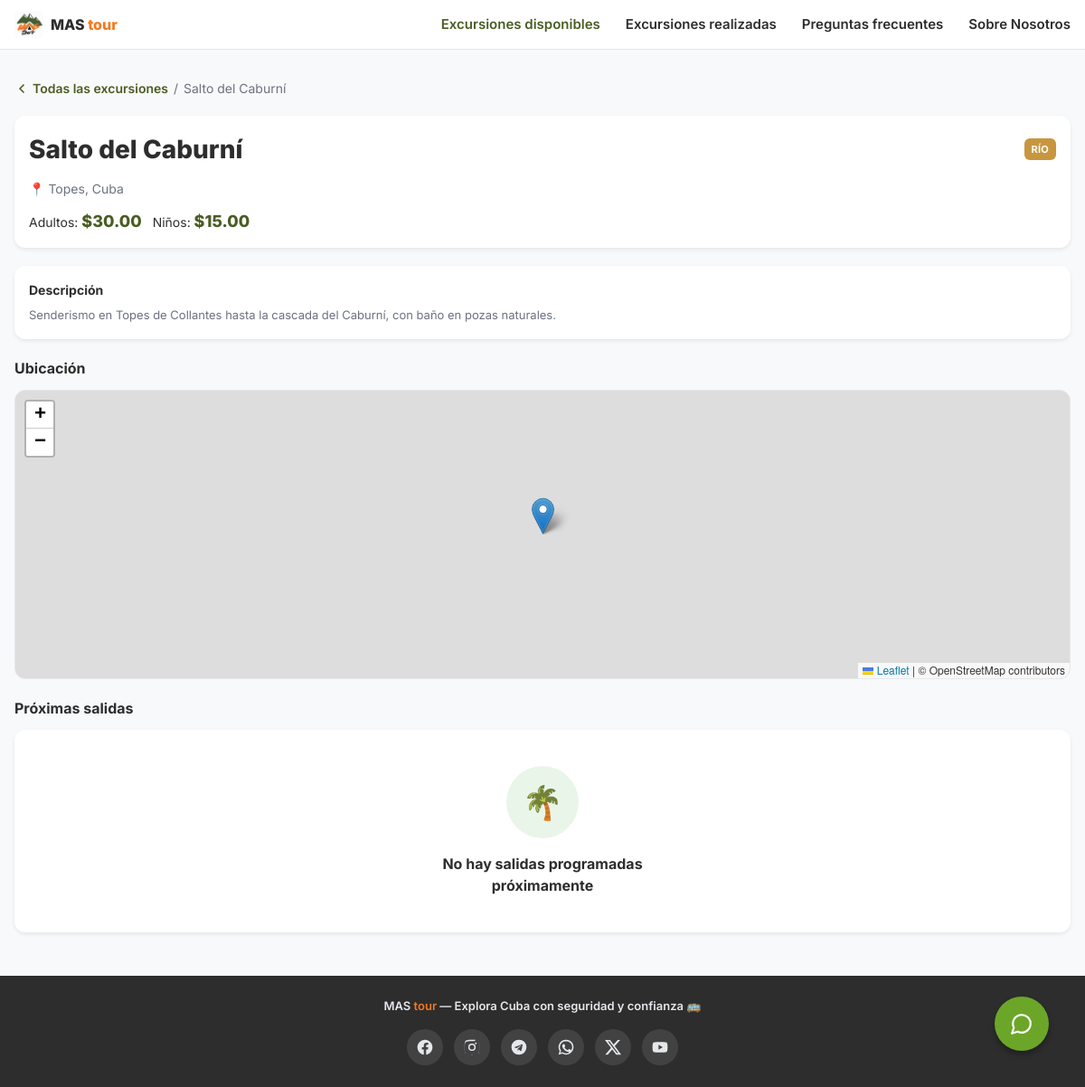
Screenshot of /excursiones/2/ with the database file from the repository.
### tours/models.py (models this page shows, shortened)
class Excursion(models.Model):
    name: models.CharField = models.CharField('nombre', max_length=200)
    description: models.TextField = models.TextField('descripción', blank=True)
    adult_price: models.DecimalField = models.DecimalField(
        'precio adultos', max_digits=10, decimal_places=2, validators=[MinValueValidator(Decimal('0'))]
    )
    child_price: models.DecimalField = models.DecimalField(
        'precio niños (hasta 12 años)',
        max_digits=10,
        decimal_places=2,
        validators=[MinValueValidator(Decimal('0'))],
    )
    destination: models.ForeignKey = models.ForeignKey(
        Location, on_delete=models.PROTECT, related_name='excursions', verbose_name='lugar de destino'
    )
    category: models.ForeignKey = models.ForeignKey(
        Category, on_delete=models.PROTECT, related_name='excursions', verbose_name='categoría'
    )
    latitude: models.DecimalField = models.DecimalField(
        'latitud', max_digits=9, decimal_places=6, null=True, blank=True
    )
    longitude: models.DecimalField = models.DecimalField(
        'longitud', max_digits=9, decimal_places=6, null=True, blank=True
    )
    is_active: models.BooleanField = models.BooleanField('activa', default=True)
    class Meta:
        verbose_name = 'excursión'
        verbose_name_plural = 'excursiones'
        ordering = ['name']
    @property
    def has_map(self) -> bool:
        return self.latitude is not None and self.longitude is not None

class Category(models.Model):
    name: models.CharField = models.CharField('nombre', max_length=100, unique=True)
    class Meta:
        verbose_name = 'categoría'
        verbose_name_plural = 'categorías'
        ordering = ['name']

class Location(models.Model):
    name: models.CharField = models.CharField('nombre', max_length=100, unique=True)
    class Meta:
        verbose_name = 'localidad'
        verbose_name_plural = 'localidades'
        ordering = ['name']

class SocialLink(models.Model):
    class Platform(models.TextChoices):
        INSTAGRAM = 'instagram', 'Instagram'
        FACEBOOK = 'facebook', 'Facebook'
        WHATSAPP = 'whatsapp', 'WhatsApp'
        YOUTUBE = 'youtube', 'YouTube'
        X = 'x', 'X'
        TELEGRAM = 'telegram', 'Telegram'
    platform: models.CharField = models.CharField(
        'plataforma', max_length=20, choices=Platform.choices, unique=True
    )
    url: models.URLField = models.URLField(
        'enlace', help_text='URL del perfil, ej. https://instagram.com/mastour'
    )
    is_active: models.BooleanField = models.BooleanField('activo', default=True)
    class Meta:
        verbose_name = 'red social'
        verbose_name_plural = 'redes sociales'
        ordering = ['platform']

### tours/views.py (the view)
# urls.py: path('excursiones/<int:pk>/', views.excursion_detail, name='excursion_detail'),
def excursion_detail(request: HttpRequest, pk: int) -> HttpResponse:
    excursion = get_object_or_404(
        Excursion.objects.select_related('destination', 'category').prefetch_related(
            'photos', 'videos', 'optional_activities'
        ),
        pk=pk,
        is_active=True,
    )
    slots = (
        _upcoming_slots()
        .filter(excursion=excursion)
        .select_related('guide', 'pickup_point')
        .prefetch_related('gastronomic_offers')
    )
    destination_photos = [
        photo for photo in excursion.photos.all() if photo.photo_type == photo.PhotoType.DESTINATION
    ]
    transport_photos = [
        photo for photo in excursion.photos.all() if photo.photo_type == photo.PhotoType.TRANSPORT
    ]
    context = {
        'excursion': excursion,
        'slots': slots,
        'destination_photos': destination_photos,
        'transport_photos': transport_photos,
    }
    return render(request, 'tours/excursion_detail.html', context)

### tours/context_processors.py (called while the page is built)
def social_links(request: HttpRequest) -> dict:
    return {'social_links': SocialLink.objects.filter(is_active=True)}

### tours/models.py (called while the page is built)
    @property
    def return_datetime(self) -> datetime.datetime:
        naive = datetime.datetime.combine(self.date, self.return_time)
        return naive.replace(tzinfo=HAVANA_TZ)

    @property
    def is_past(self) -> bool:
        return timezone.now() >= self.return_datetime

### tours/services.py (called while the page is built)
def refresh_slot_statuses() -> int:
    pending_slots = Slot.objects.filter(status=Slot.Status.PENDING)
    completed_ids = [slot.pk for slot in pending_slots if slot.is_past]
    if not completed_ids:
        return 0
    return Slot.objects.filter(pk__in=completed_ids).update(status=Slot.Status.COMPLETED)

### tours/views.py (called while the page is built)
def _upcoming_slots() -> QuerySet[Slot]:
    refresh_slot_statuses()
    today = datetime.date.today()
    return (
        Slot.objects.filter(date__gte=today, status=Slot.Status.PENDING, excursion__is_active=True)
        .select_related('excursion', 'excursion__destination', 'excursion__category', 'guide')
        .order_by('date', 'departure_time')
    )

### templates/tours/excursion_detail.html (shortened to what this page needs)
{% extends 'base.html' %}
{% load l10n %}
{% block extra_head %}
{% if excursion.has_map %}
<link rel="stylesheet" href="https://unpkg.com/leaflet@1.9.4/dist/leaflet.css">
{% endif %}
{% endblock %}
{% block content %}
<nav class="breadcrumb">
    <a href="{% url 'tours:excursion_list' %}" class="breadcrumb__link">
        <svg width="16" height="16" viewBox="0 0 24 24" fill="none" stroke="currentColor" stroke-width="2.5" stroke-linecap="round" stroke-linejoin="round"><polyline points="15 18 9 12 15 6"/></svg>
        Todas las excursiones
    </a>
    <span class="breadcrumb__sep">/</span>
    <span class="breadcrumb__current">{{ excursion.name }}</span>
</nav>
<article class="detail">
    <header class="panel detail-header">
        <div class="detail-header__row">
            <h1 class="detail-header__title">{{ excursion.name }}</h1>
            <span class="badge-category badge-category--static">{{ excursion.category.name }}</span>
        </div>
        <p class="detail-header__location">📍 {{ excursion.destination.name }}, Cuba</p>
        <p class="detail-header__prices">
            <span>Adultos: <strong class="price-value price-value--lg">${{ excursion.adult_price|floatformat:'2u' }}</strong></span>
            <span>Niños: <strong class="price-value price-value--lg">${{ excursion.child_price|floatformat:'2u' }}</strong></span>
        </p>
    </header>
    {% if excursion.description %}
        <section class="panel detail-description">
            <h2 class="detail-description__title">Descripción</h2>
            <p class="detail-description__text">{{ excursion.description|linebreaksbr }}</p>
        </section>
    {% endif %}
    {% if excursion.has_map %}
        <section class="detail-section">
            <h2 class="section-title">Ubicación</h2>
            <div id="map" class="map"></div>
        </section>
    {% endif %}
    <section class="detail-section">
        <h2 class="section-title">Próximas salidas</h2>
        {% if slots %}
            <div class="slot-list">
                {% for slot in slots %}
                    <div class="slot-card {% if slot.is_sold_out %}slot-card--full{% endif %}">
                        <div class="slot-card__head">
                            <p class="slot-card__date">📅 {{ slot.date|date:'l d \d\e F' }}</p>
                            {% if slot.is_sold_out %}
                                <span class="chip chip--full">Agotada</span>
                            {% else %}
                                <span class="chip chip--available">{{ slot.seats_available }} plazas</span>
                            {% endif %}
                        </div>
                        <div class="slot-card__details">
                            <p>🕐 Salida {{ slot.departure_time|time:'H:i' }} · Retorno {{ slot.return_time|time:'H:i' }}</p>
                            <p>🧑‍💼 Guía: {{ slot.guide.name }}</p>
                            {% if slot.pickup_point %}
                                <p>🚏 Recogida: {{ slot.pickup_point.name }}</p>
                            {% else %}
                                <p class="slot-card__pending">🚏 Punto de recogida: por definir (se anuncia al completarse las plazas)</p>
                            {% endif %}
                            <p>💳 Pago: {{ slot.payment_address }}</p>
                        </div>
                        {% if slot.gastronomic_offers.all %}
                            <div class="slot-card__food">
                                <p class="slot-card__food-title">🍽️ Ofertas gastronómicas</p>
                                {% for offer in slot.gastronomic_offers.all %}
                                    <p class="slot-card__food-item">· {{ offer.name }} ${{ offer.price|floatformat:'2u' }}</p>
                                {% endfor %}
                            </div>
                        {% endif %}
                        {% if not slot.is_sold_out %}
                            <a href="{% url 'tours:reserve_slot' slot.pk %}" class="btn btn--primary btn--block">Reservar</a>
                        {% endif %}
                    </div>
                {% endfor %}
            </div>
        {% else %}
            <div class="empty-state">
                <div class="empty-state__icon">🌴</div>
                <p class="empty-state__title">No hay salidas programadas próximamente</p>
            </div>
        {% endif %}
    </section>
</article>
{% endblock %}

### templates/base.html (shortened to what this page needs)
{% load static %}
<!DOCTYPE html>
<html lang="es">
<head>
    <link rel="stylesheet" href="{% static 'css/styles.css' %}">
    {% block extra_head %}{% endblock %}
</head>
<body>
    <header class="site-header">
        <div class="container header-inner">
            <a href="{% url 'tours:excursion_list' %}" class="brand">
                <img src="{% static 'img/logo.png' %}" alt="MAS tour" class="brand__logo">
                <span class="brand__name">MAS <span class="brand__accent">tour</span></span>
            </a>
            {% with current_page=request.resolver_match.url_name %}
            <nav class="main-nav" id="main-nav">
                <a href="{% url 'tours:excursion_list' %}"
                   class="main-nav__link {% if current_page != 'about' and current_page != 'past_excursions' and current_page != 'faq' %}main-nav__link--active{% endif %}">Excursiones disponibles</a>
                <a href="{% url 'tours:past_excursions' %}"
                   class="main-nav__link {% if current_page == 'past_excursions' %}main-nav__link--active{% endif %}">Excursiones realizadas</a>
                <a href="{% url 'tours:faq' %}"
                   class="main-nav__link {% if current_page == 'faq' %}main-nav__link--active{% endif %}">Preguntas frecuentes</a>
                <a href="{% url 'tours:about' %}"
                   class="main-nav__link {% if current_page == 'about' %}main-nav__link--active{% endif %}">Sobre Nosotros</a>
            </nav>
            {% endwith %}
        </div>
    </header>
    <main class="container">
        {% block content %}{% endblock %}
    </main>
    <footer class="site-footer">
        <div class="container footer-inner">
            <p class="footer-brand">MAS <span class="brand__accent">tour</span> — Explora Cuba con seguridad y confianza 🚌</p>
            {% if social_links %}
                <div class="social-links">
                    {% for link in social_links %}
                        <a href="{{ link.url }}" target="_blank" rel="noopener" class="social-links__item"
                           aria-label="{{ link.get_platform_display }}" title="{{ link.get_platform_display }}">
                            {% if link.platform == 'instagram' %}
                                <svg width="20" height="20" viewBox="0 0 24 24" fill="currentColor"><path d="M12 2.2c3.2 0 3.6 0 4.8.07 1.2.05 1.8.24 2.2.4.56.22.96.48 1.38.9.42.42.68.82.9 1.38.16.4.35 1 .4 2.2.07 1.2.07 1.6.07 4.85s0 3.6-.07 4.85c-.05 1.2-.24 1.8-.4 2.2a3.7 3.7 0 0 1-.9 1.38 3.7 3.7 0 0 1-1.38.9c-.4.16-1 .35-2.2.4-1.2.07-1.6.07-4.8.07s-3.6 0-4.8-.07c-1.2-.05-1.8-.24-2.2-.4a3.7 3.7 0 0 1-1.38-.9 3.7 3.7 0 0 1-.9-1.38c-.16-.4-.35-1-.4-2.2C2.2 15.6 2.2 15.2 2.2 12s0-3.6.07-4.85c.05-1.2.24-1.8.4-2.2.22-.56.48-.96.9-1.38.42-.42.82-.68 1.38-.9.4-.16 1-.35 2.2-.4C8.4 2.2 8.8 2.2 12 2.2m0 1.8c-3.15 0-3.52 0-4.76.07-1.15.05-1.77.24-2.18.4-.55.22-.94.47-1.35.88-.4.41-.66.8-.87 1.35-.17.41-.36 1.03-.41 2.18C2.36 8.48 2.35 8.85 2.35 12s0 3.52.08 4.76c.05 1.15.24 1.77.4 2.18.22.55.47.94.88 1.35.41.4.8.66 1.35.87.41.17 1.03.36 2.18.41 1.24.07 1.61.08 4.76.08s3.52 0 4.76-.08c1.15-.05 1.77-.24 2.18-.4.55-.22.94-.47 1.35-.88.4-.41.66-.8.87-1.35.17-.41.36-1.03.41-2.18.07-1.24.08-1.61.08-4.76s0-3.52-.08-4.76c-.05-1.15-.24-1.77-.4-2.18a2.9 2.9 0 0 0-.88-1.35 2.9 2.9 0 0 0-1.35-.87c-.41-.17-1.03-.36-2.18-.41C15.52 4 15.15 4 12 4m0 3.06a4.94 4.94 0 1 1 0 9.88 4.94 4.94 0 0 1 0-9.88m0 1.8a3.14 3.14 0 1 0 0 6.28 3.14 3.14 0 0 0 0-6.28m6.28-2.03a1.15 1.15 0 1 1-2.3 0 1.15 1.15 0 0 1 2.3 0"/></svg>
                            {% elif link.platform == 'facebook' %}
                                <svg width="20" height="20" viewBox="0 0 24 24" fill="currentColor"><path d="M22 12.06C22 6.5 17.52 2 12 2S2 6.5 2 12.06c0 5.02 3.66 9.18 8.44 9.94v-7.03H7.9v-2.9h2.54V9.85c0-2.52 1.5-3.9 3.77-3.9 1.1 0 2.24.2 2.24.2v2.46H15.2c-1.24 0-1.63.78-1.63 1.57v1.88h2.78l-.45 2.9h-2.33V22c4.78-.76 8.44-4.92 8.44-9.94"/></svg>
                            {% elif link.platform == 'whatsapp' %}
                                <svg width="20" height="20" viewBox="0 0 24 24" fill="currentColor"><path d="M12.04 2a9.9 9.9 0 0 0-8.5 14.96L2 22l5.16-1.5A9.9 9.9 0 1 0 12.04 2m0 1.8a8.1 8.1 0 1 1-4.1 15.1l-.3-.17-3.06.9.92-3-.2-.31A8.1 8.1 0 0 1 12.05 3.8m-3.3 3.9c-.2 0-.5.07-.77.36-.26.29-1 .98-1 2.4 0 1.4 1.03 2.77 1.17 2.96.14.2 2 3.2 4.93 4.36 2.44.96 2.94.77 3.47.72.53-.05 1.7-.7 1.94-1.37.24-.67.24-1.25.17-1.37-.07-.12-.26-.2-.55-.34-.29-.14-1.7-.84-1.97-.94-.26-.1-.46-.14-.65.15-.19.29-.74.93-.9 1.12-.17.2-.34.22-.62.07-.29-.14-1.22-.45-2.32-1.43a8.6 8.6 0 0 1-1.6-2c-.17-.28-.02-.44.13-.58.13-.13.28-.34.43-.5.14-.17.19-.3.29-.49.1-.19.05-.36-.03-.5-.07-.15-.63-1.56-.89-2.13-.23-.5-.47-.44-.65-.45z"/></svg>
                            {% elif link.platform == 'youtube' %}
                                <svg width="20" height="20" viewBox="0 0 24 24" fill="currentColor"><path d="M21.58 7.19a2.5 2.5 0 0 0-1.76-1.77C18.25 5 12 5 12 5s-6.25 0-7.82.42A2.5 2.5 0 0 0 2.42 7.2C2 8.76 2 12 2 12s0 3.24.42 4.81a2.5 2.5 0 0 0 1.76 1.77C5.75 19 12 19 12 19s6.25 0 7.82-.42a2.5 2.5 0 0 0 1.76-1.77C22 15.24 22 12 22 12s0-3.24-.42-4.81M10 15.2V8.8L15.6 12z"/></svg>
                            {% elif link.platform == 'x' %}
                                <svg width="20" height="20" viewBox="0 0 24 24" fill="currentColor"><path d="M18.24 2.25h3.31l-7.23 8.26 8.5 11.24h-6.66l-5.21-6.82-5.97 6.82H1.67l7.73-8.84L1.25 2.25h6.83l4.71 6.23zm-1.16 17.52h1.83L7.08 4.13H5.12z"/></svg>
                            {% elif link.platform == 'telegram' %}
                                <svg width="20" height="20" viewBox="0 0 24 24" fill="currentColor"><path d="M11.94 2a10 10 0 1 0 10 10 10 10 0 0 0-10-10m4.91 6.8-1.64 7.73c-.12.55-.45.68-.9.42l-2.5-1.84-1.2 1.16a.63.63 0 0 1-.5.25l.18-2.54 4.61-4.17c.2-.18-.05-.28-.31-.1l-5.7 3.59-2.46-.77c-.53-.17-.54-.53.11-.79l9.62-3.7c.44-.17.83.1.69.76"/></svg>
                            {% endif %}
                        </a>
                    {% endfor %}
                </div>
            {% endif %}
        </div>
    </footer>
    <div class="chatbot" id="chatbot">
        <button type="button" class="chatbot__fab" id="chatbot-fab" aria-label="Abrir chat" aria-expanded="false">
            <svg width="26" height="26" viewBox="0 0 24 24" fill="none" stroke="#ffffff" stroke-width="2" stroke-linecap="round" stroke-linejoin="round"><path d="M7.9 20A9 9 0 1 0 4 16.1L2 22Z"/></svg>
        </button>
    </div>
</body>
</html>

### rows the page displays
Excursion: name "Salto del Caburní", category.name "RÍO", destination.name "Topes", adult_price "30.00", child_price "15.00", description "Senderismo en Topes de Collantes hasta la cascada del Caburní, con baño en pozas naturales."
SocialLink: platform "facebook" (drawn)
SocialLink: platform "instagram" (drawn)
SocialLink: platform "telegram" (drawn)
SocialLink: platform "whatsapp" (drawn)
SocialLink: platform "x" (drawn)
SocialLink: platform "youtube" (drawn)
